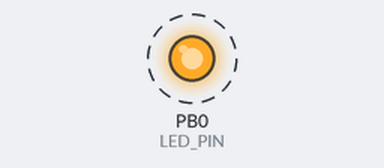
Bench run of a program on a simulated ATmega8, built with avr-gcc and emulated at 16 MHz. On the bench: output pins drawn as LEDs (lit = HIGH). Dashed ring = blinking.

Above: at 0.2 s.
Timing chart, 0 to 3.0 s (numbered marks = the images above):
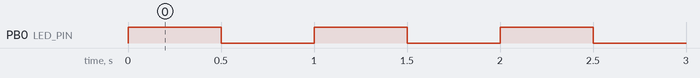

Measured:
- by itself, PB0 (LED_PIN): alternates HIGH for 0.50 s and LOW for 0.50 s

The program:

main.c
```c
// (licence header left out)
#include <avr/io.h>
#include <util/delay.h>

#define	LED_PIN	PB0

int
main(void)
{

	/* setup */
	DDRB = 0b00000001; // set LED pin as OUTPUT
	PORTB = 0b00000000; // set all pins to LOW

	/* loop */
	while (1) {
		PORTB ^= _BV(LED_PIN); // toggle LED pin
		_delay_ms(500);
	}
}
```
